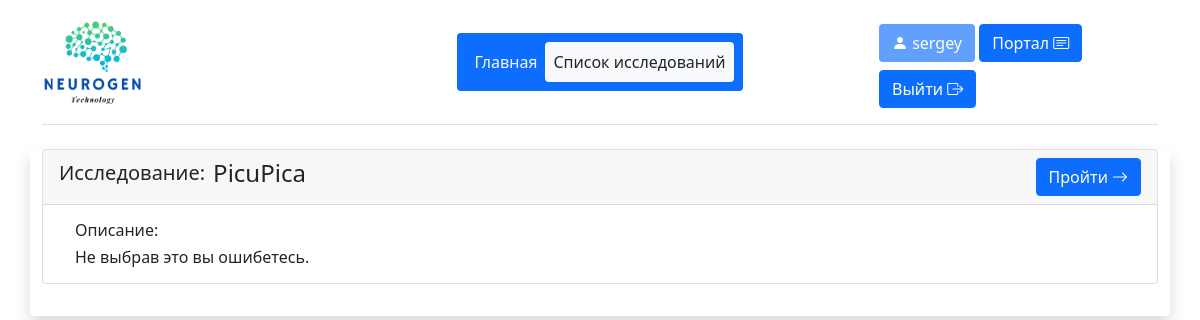
Page /researches (signed in) on the committed database.
### Reserches/models.py (models this page shows, shortened)
class ImageResearch(models.Model):
    base_research = models.ForeignKey(Research, verbose_name='Основное исследование', on_delete=models.CASCADE)
    image_to_react = models.ImageField(upload_to='img/%Y/%m/%d', verbose_name='Изображение')
    def get_answer_url(self):
        return reverse('answer_image', kwargs={'pk': self.pk})
    class Meta:
        verbose_name = 'Изображение'
        verbose_name_plural = 'Изображение'

class Research(models.Model):
    DEVELOPMENT = "development"
    PUBLISHED = "published"
    DONE = "done"
    STATES = (
        (DEVELOPMENT, 'Разработка'),
        (PUBLISHED, 'Опубликовано'),
        (DONE, 'Завершено'),
    )
    PATTERN_1 = 'image'
    PATTERN_2 = 'video'
    PATTERNS = (
        (PATTERN_1, 'Изображение'),
        (PATTERN_2, 'Видео'),
    )
    research_name = models.CharField('Название исследования', max_length=100)
    research_customer = models.ForeignKey(Customer, verbose_name='Заказчик', on_delete=models.CASCADE)
    research_date_create = models.DateTimeField('Дата создания', auto_now_add=True)
    research_state = models.CharField(max_length=11, verbose_name='Состояние исследования', choices=STATES, default=DEVELOPMENT)
    research_date_published = models.DateTimeField('Дата публикации', auto_now=True)
    research_pattern = models.CharField(max_length=20, verbose_name='Шаблон исследования', choices=PATTERNS, default=PATTERN_1)
    research_description = models.TextField(verbose_name='Краткое описание', blank=True)
    class Meta:
        verbose_name = 'Исследование'
        verbose_name_plural = 'Исследования'
        ordering = ['id']

### client/views.py (the view)
# urls.py: path('researches', views.ShowAvailiableResearchesView.as_view(), name='researches'),
class ShowAvailiableResearchesView(LoginRequiredMixin, ListView):
    model = models.Research
    template_name = 'client/list_research.html'
    context_object_name = 'posts'
    login_url = 'portal/login'
    def get_queryset(self):
        list_1 = []
        qs1 = models.ImageResearch.objects.filter(Q(base_research__research_state='published'))
        qs2 = models.VideoResearch.objects.filter(Q(base_research__research_state='published'))
        for el in qs1:
            list_1.append(el)
        for el in qs2:
            list_1.append(el)
        return list_1

### Reserches/templates/client/list_research.html (shortened to what this page needs)
{% extends 'client/layout.html' %}
{% block content %}
<div class="container pb-3 shadow rounded">
    {% for p in posts %}
        <div class="card border-bottom mb-3">
            <div class="card-header d-flex align-items-center justify-content-md-between">
                <div class="container d-flex align-items-center ps-0">
                    <h5 class="me-2">Исследование:</h5>
                    <h4>{{ p.base_research.research_name }}</h4>
                </div>
                <a href="{{ p.get_answer_url }}" class="btn btn-primary d-flex">Пройти<i class="bi bi-arrow-right ms-1"></i></a>
            </div>
            <div class="card-body ms-3">
                {% if p.base_research.research_description %}
                <h6 class="card-title">Описание:</h6>
                <h6 class="card-text">{{ p.base_research.research_description }}</h6>
                {% else %}
                <h6 class="card-title">Без описания</h6>
                {% endif %}
            </div>
        </div>
    {% endfor %}
</div>
{% endblock content %}

### Reserches/templates/client/layout.html (shortened to what this page needs)
{% load static %}
<!DOCTYPE html>
<html lang="ru">
<head>
    <link rel="stylesheet" href="https://cdn.jsdelivr.net/npm/bootstrap@5.1.3/dist/css/bootstrap.min.css">
    <link rel="stylesheet" href="https://cdn.jsdelivr.net/npm/bootstrap-icons@1.8.3/font/bootstrap-icons.css">
</head>
<body>
    <div class="container">
        <header class="d-flex flex-wrap align-items-center justify-content-center justify-content-md-between py-3 mb-4 border-bottom">
            <a href="{% url 'main' %}" class="d-flex align-items-center col-md-3">
                <img src="{% static 'logo.ico' %}" width="100px" alt="">
            </a>
            <ul class="nav col-12 col-md-auto mb-2 justify-content-center mb-md-0 p-2 btn bg-primary">
                <li><a href="{% url 'main' %}" class="nav-link px-2 link-light">Главная</a></li>
                <li>
                    <div class="dropdown">
                        <a href="{% url 'researches'%}" class="nav-link px-2 bg-light rounded link-dark">Список исследований</a>
                    </div>
                </li>
            </ul>
            <div class="col-md-3 justify-content-center">
                {% if request.user.is_authenticated %}
                    <button class="btn bg-primary text-white mt-2 mb-2" disabled>
                        <i class="bi bi-person-fill"></i>
                        {{request.user.username}}
                    </button>
                    {% if request.user.is_staff %}
                        <a href="/portal/" class="btn btn-primary">
                            Портал
                            <i class="bi bi-card-text"></i>
                        </a>
                    {% endif %}
                    <a href="{% url 'logout' %}" class="btn btn-primary">
                        Выйти
                        <i class="bi bi-box-arrow-right"></i>
                    </a>
                {% endif %}
            </div>
        </header>
    </div>
<main>
    {% block content %}{% endblock content %}
</main>
</body>
</html>

### rows in the picture
ImageResearch: base_research.research_name "PicuPica", base_research.research_description "Не выбрав это вы ошибетесь."

### other values in the picture
{{ request.user.username }} "sergey"
